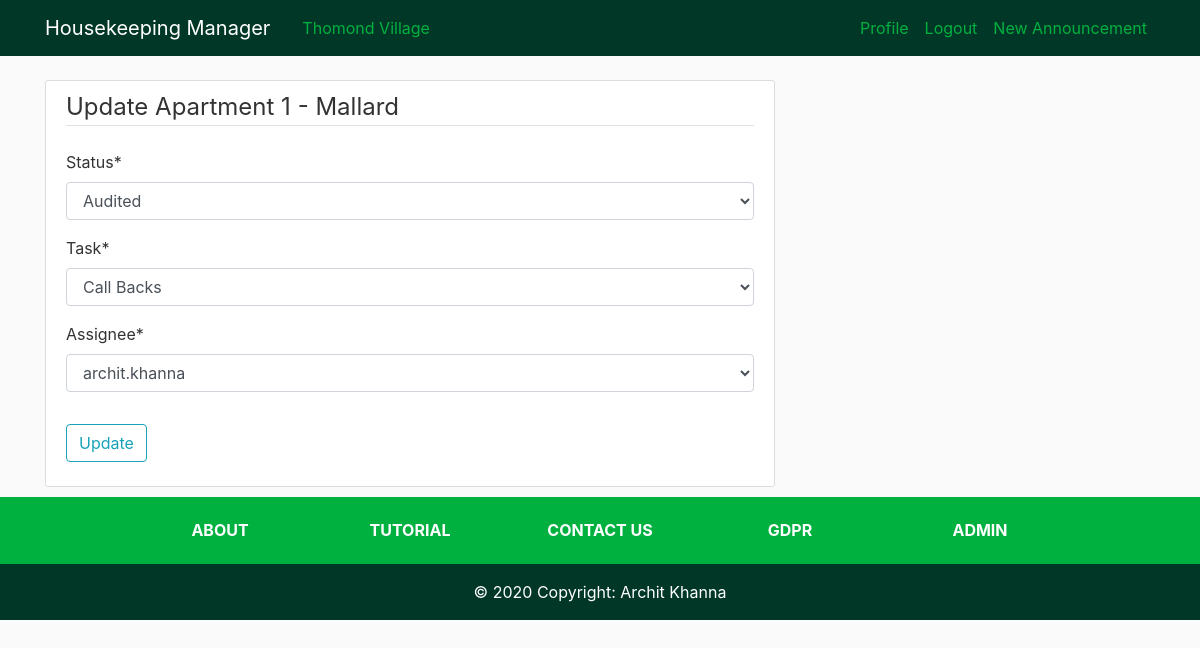
Before: /apartment/22/update/ (signed in) with the older database file.
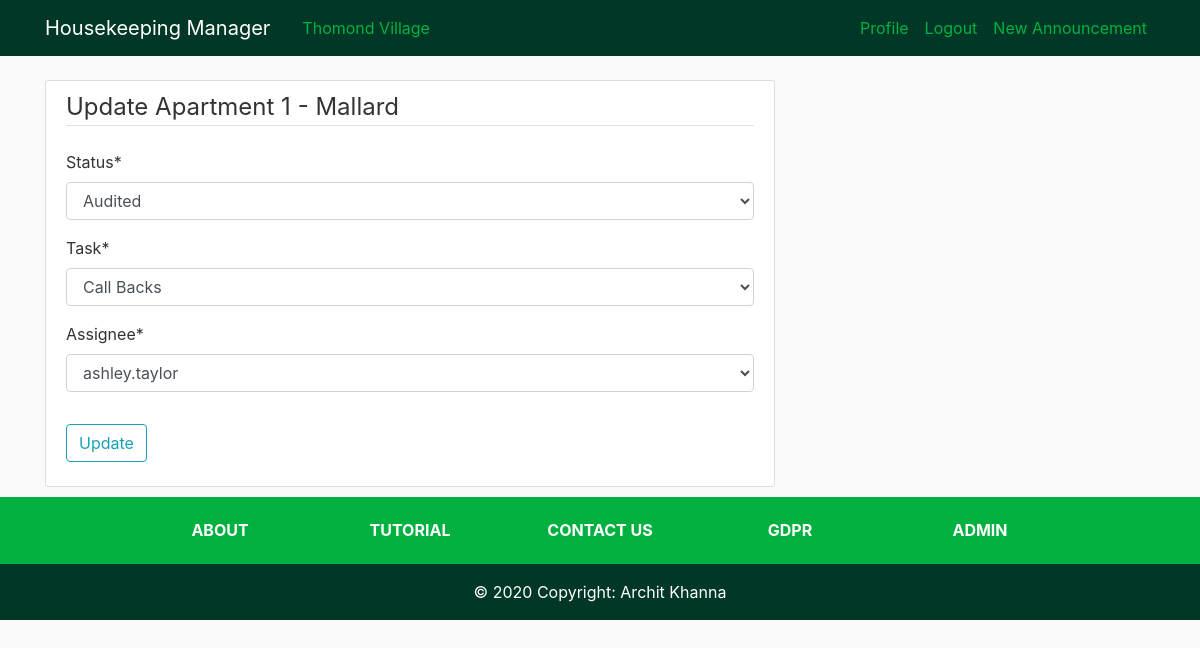
After: the same page with the newer database file.
### HKmanager/models.py (models this page shows, shortened)
class apartment(models.Model):
    number = models.IntegerField(unique=True, null=False, blank=False)
    rooms = models.ForeignKey(numberOfRooms, on_delete=models.DO_NOTHING, null=False, blank=False, default=0)
    block = models.ForeignKey(block, on_delete=models.DO_NOTHING, null=False, blank=False)
    status = models.ForeignKey(status, on_delete=models.DO_NOTHING, null=False, blank=False)
    task = models.ForeignKey(task, on_delete=models.DO_NOTHING, null=False, blank=False)
    assignee = models.ForeignKey(User, on_delete=models.DO_NOTHING)

class block(models.Model):
    name = models.CharField(max_length=50, null=False, blank=False)
    def __str__(self):
        return self.name

### HKmanager/views.py (the view)
# urls.py: path('apartment/<int:pk>/update/', ApartmentUpdateView.as_view(), name='hk-apt-update'),
class ApartmentUpdateView(UserPassesTestMixin, LoginRequiredMixin, UpdateView):
    model = apartment
    fields = ['status', 'task', 'assignee']
    def test_func(self):
        apartment = self.get_object()
        if self.request.user == apartment.assignee or self.request.user.is_superuser:
            return True
        return False
    def get_context_data(self, *args, **kwargs):
        context = super(ApartmentUpdateView, self).get_context_data(*args, **kwargs)
        legend = "Update Apartment"
        btn = "Update"
        update = True
        context["legend"] = legend
        context["btn"] = btn
        context["update"] = update
        return context

### HKmanager/models.py (called while the page is built)
    def __str__(self):
        return self.name

    def __str__(self):
        return self.name

### HKmanager/templates/HKmanager/apartment_form.html (shortened to what this page needs)
{% extends "HKmanager/base.html" %}
{% load crispy_forms_tags %}
{% block content %}
  <div class="content-section">
    <form method="POST">
      <fieldset class="form-group">
        {% if update %}
          <legend class="border-bottom mb-4">{{ legend }} {{ apartment.number }} - {{ apartment.block }}</legend>
        {% else %}
          <legend class="border-bottom mb-4">{{ legend }}</legend>
        {% endif %}
        {{ form|crispy }}
      </fieldset>
      <div class="form-group">
        <button class="btn btn-outline-info" type="submit" name="submit-button">{{ btn }}</button>
      </div>
    </form>
  </div>
{% endblock content %}

Changed rows visible on the page:
changed apartment "Audited": assignee "archit.khanna" → "ashley.taylor"
